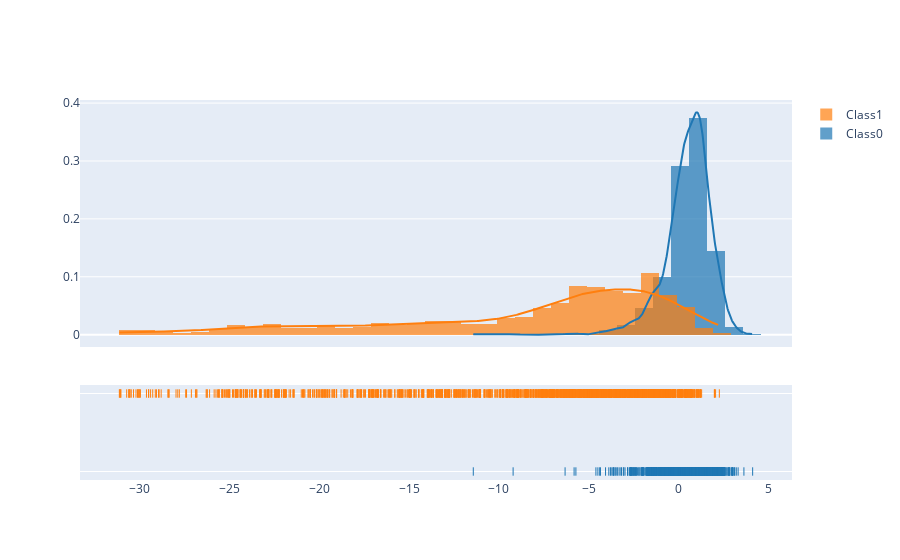

Write notebook code for a chart like this one.
### Code cell
import plotly.figure_factory as ff
# 원하는 feature_list 선택 (0~28 까지 입력가능)
col_name = feature_list[2]
print(col_name)
x1 = df.loc[df['Class'] == 0, df.columns == col_name].values.reshape(-1)
x2 = df.loc[df['Class'] == 1, df.columns == col_name].values.reshape(-1)

hist_data = [x1, x2]
group_labels = ['Class0', 'Class1']

fig = ff.create_distplot(hist_data, group_labels)
fig.show()

### Figure 1 — Plotly figure (JSON) as saved in the notebook; plotly's stock layout.template omitted (floating-point values rounded to 4 significant figures; data arrays with more than 128 entries replaced by an {"elided": "..."} marker saying what was removed)
{"data": [{"autobinx": false, "histnorm": "probability density", "legendgroup": "Class0", "marker": {"color": "rgb(31, 119, 180)"}, "name": "Class0", "opacity": 0.7, "type": "histogram", "x": {"elided": "1500 float values"}, "xaxis": "x", "xbins": {"end": 4.102, "size": 1, "start": -11.43}, "yaxis": "y"}, {"autobinx": false, "histnorm": "probability density", "legendgroup": "Class1", "marker": {"color": "rgb(255, 127, 14)"}, "name": "Class1", "opacity": 0.7, "type": "histogram", "x": {"elided": "1500 float values"}, "xaxis": "x", "xbins": {"end": 2.25, "size": 1, "start": -31.1}, "yaxis": "y"}, {"legendgroup": "Class0", "marker": {"color": "rgb(31, 119, 180)"}, "mode": "lines", "name": "Class0", "showlegend": false, "type": "scatter", "x": {"elided": "500 float values"}, "xaxis": "x", "y": {"elided": "500 float values"}, "yaxis": "y"}, {"legendgroup": "Class1", "marker": {"color": "rgb(255, 127, 14)"}, "mode": "lines", "name": "Class1", "showlegend": false, "type": "scatter", "x": {"elided": "500 float values"}, "xaxis": "x", "y": {"elided": "500 float values"}, "yaxis": "y"}, {"legendgroup": "Class0", "marker": {"color": "rgb(31, 119, 180)", "symbol": "line-ns-open"}, "mode": "markers", "name": "Class0", "showlegend": false, "type": "scatter", "x": {"elided": "1500 float values"}, "xaxis": "x", "y": {"elided": "1500 str values"}, "yaxis": "y2"}, {"legendgroup": "Class1", "marker": {"color": "rgb(255, 127, 14)", "symbol": "line-ns-open"}, "mode": "markers", "name": "Class1", "showlegend": false, "type": "scatter", "x": {"elided": "1500 float values"}, "xaxis": "x", "y": {"elided": "1500 str values"}, "yaxis": "y2"}], "layout": {"barmode": "overlay", "hovermode": "closest", "legend": {"traceorder": "reversed"}, "xaxis": {"anchor": "y2", "domain": [0, 1], "zeroline": false}, "yaxis": {"anchor": "free", "domain": [0.35, 1], "position": 0}, "yaxis2": {"anchor": "x", "domain": [0, 0.25], "dtick": 1, "showticklabels": false}}}
